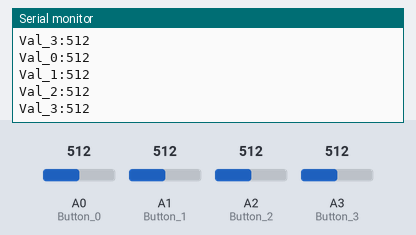
Bench run of a sketch on a simulated Arduino Leonardo, built with avr-gcc and run on an emulated ATmega32U4. Parts: the last lines printed to the serial monitor. The test bench sets the inputs (shaded band); at power-on: A0 (Button_0) = 512, A1 (Button_1) = 512, A2 (Button_2) = 512, A3 (Button_3) = 512. USB keyboard and mouse output is not drawn.

Above: at 1.2 s.
1.3 s: A0 (Button_0) set to 716
2.8 s: A1 (Button_1) set to 716
At 3.3 s:
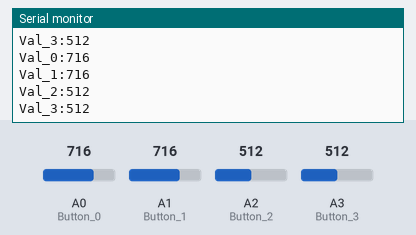
4.3 s: A2 (Button_2) set to 716
At 5.0 s:
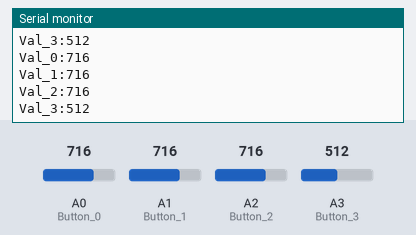
5.8 s: A3 (Button_3) set to 716
At 6.5 s:
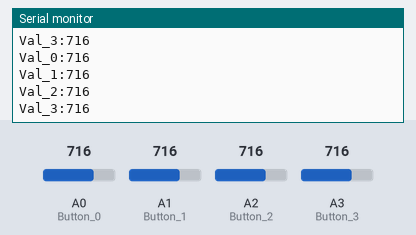
7.3 s: A0 (Button_0) set to 992
Timing chart, 0 to 7.8 s (numbered marks = the images above; inputs shaded):
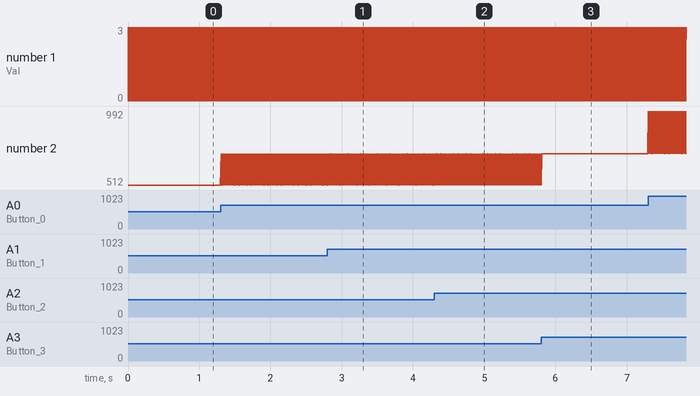

Measured:
- after the input at 2.8 s, the serial monitor: prints a new line at once (image 1)
- after the input at 4.3 s, the serial monitor: prints a new line at once (image 2)
- after the input at 5.8 s, the serial monitor: prints a new line at once (image 3)

The sketch:

sketch_dec28b.ino
```cpp
#include <Keyboard.h>

const int Button_0 = 0;
const int Button_1 = 1;
const int Button_2 = 2;
const int Button_3 = 3;

void setup()
{
  pinMode(Button_0, INPUT);
  pinMode(Button_1, INPUT);
  pinMode(Button_2, INPUT);
  pinMode(Button_3, INPUT);
  Serial.begin(9600); //
  Keyboard.begin();
}
void loop()
{
      int val_0;
      int val_1;
      int val_2;
      int val_3;
      val_0=analogRead(Button_0);//Connect the sensor to analog pin 0
      val_1=analogRead(Button_1);//Connect the sensor to analog pin 0
      val_2=analogRead(Button_2);//Connect the sensor to analog pin 0
      val_3=analogRead(Button_3);//Connect the sensor to analog pin 0
      Serial.print("Val_0:");//
      Serial.println(val_0,DEC);//
      Serial.print("Val_1:");//
      Serial.println(val_1,DEC);//
      Serial.print("Val_2:");//
      Serial.println(val_2,DEC);//
      Serial.print("Val_3:");//
      Serial.println(val_3,DEC);//
      delay(10);
  if (analogRead(Button_0) <10) {
    Keyboard.write('k');
  }
  if (analogRead(Button_1) <10) {
    Keyboard.write('j');
  }
  if (analogRead(Button_2)  <10) {
    Keyboard.write('f');
  }
  if (analogRead(Button_3)  <10) {
    Keyboard.write('d');
  }


/*
dddddddddddddddffffffffjjjjjjjjjjjjjjjjjjjjjjjjjjjjjjjjjjjjjjjjjjjjjjjjjjjjjjjjjjjjjjjjjjjjjjjjjjjjjjjjjjjjjjjjjjjjjjjj
*/
}
```
